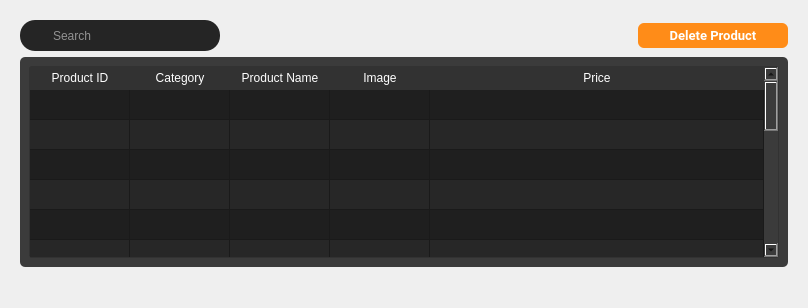
         <widget class="QWidget" name="delete_product">
          <layout class="QGridLayout" name="gridLayout_16">
           <item row="0" column="0">
            <widget class="QWidget" name="widget_42" native="true">
             <layout class="QGridLayout" name="gridLayout_15">
              <property name="bottomMargin">
               <number>30</number>
              </property>
              <item row="0" column="0">
               <widget class="QWidget" name="widget_43" native="true">
                <layout class="QHBoxLayout" name="horizontalLayout_14">
                 <property name="spacing">
                  <number>0</number>
                 </property>
                 <property name="leftMargin">
                  <number>0</number>
                 </property>
                 <property name="topMargin">
                  <number>0</number>
                 </property>
                 <property name="rightMargin">
                  <number>0</number>
                 </property>
                 <property name="bottomMargin">
                  <number>0</number>
                 </property>
                 <item alignment="Qt::AlignLeft|Qt::AlignTop">
                  <widget class="QWidget" name="search_frame_3" native="true">
                   <property name="minimumSize">
                    <size>
                     <width>200</width>
                     <height>0</height>
                    </size>
                   </property>
                   <property name="styleSheet">
                    <string notr="true">#search_frame_3{

	border-radius: 15px;
	background-color:#252525;
}
#search_frame_3 QPushButton{
	
	padding: 5px 5px;
	border-radius:5px;

	
}
#search_frame_3 QLineEdit{
	border: none;
	color: white;

}

#seach_frame_3 QPushButton::pressed {

	padding-left:10px;

}
</string>
                   </property>
                   <layout class="QVBoxLayout" name="verticalLayout_17">
                    <property name="leftMargin">
                     <number>2</number>
                    </property>
                    <property name="topMargin">
                     <number>2</number>
                    </property>
                    <property name="rightMargin">
                     <number>2</number>
                    </property>
                    <property name="bottomMargin">
                     <number>2</number>
                    </property>
                    <item>
                     <layout class="QHBoxLayout" name="horizontalLayout_15">
                      <property name="spacing">
                       <number>2</number>
                      </property>
                      <property name="leftMargin">
                       <number>2</number>
                      </property>
                      <property name="topMargin">
                       <number>2</number>
                      </property>
                      <property name="rightMargin">
                       <number>2</number>
                      </property>
                      <item>
                       <widget class="QPushButton" name="pushButton_17">
                        <property name="minimumSize">
                         <size>
                          <width>25</width>
                          <height>25</height>
                         </size>
                        </property>
                        <property name="maximumSize">
                         <size>
                          <width>25</width>
                          <height>25</height>
                         </size>
                        </property>
                        <property name="font">
                         <font>
                          <family>Roboto</family>
                          <pointsize>10</pointsize>
                          <bold>true</bold>
                         </font>
                        </property>
                        <property name="styleSheet">
                         <string notr="true">background-color: none;
border-radius:15px;
</string>
                        </property>
                        <property name="text">
                         <string/>
                        </property>
                        <property name="icon">
                         <iconset resource="resource1.qrc">
                          <normaloff>:/iCons/icons/icons8-search-26.png</normaloff>:/iCons/icons/icons8-search-26.png</iconset>
                        </property>
                       </widget>
                      </item>
                      <item>
                       <widget class="QLineEdit" name="lineEdit_5">
                        <property name="styleSheet">
                         <string notr="true">background-color: rgb(37, 37, 37);</string>
                        </property>
                        <property name="placeholderText">
                         <string>Search</string>
                        </property>
                       </widget>
                      </item>
                     </layout>
                    </item>
                   </layout>
                  </widget>
                 </item>
                 <item>
                  <spacer name="horizontalSpacer_5">
                   <property name="orientation">
                    <enum>Qt::Horizontal</enum>
                   </property>
                   <property name="sizeHint" stdset="0">
                    <size>
                     <width>418</width>
                     <height>20</height>
                    </size>
                   </property>
                  </spacer>
                 </item>
                 <item>
                  <widget class="QPushButton" name="update_prod_button_2">
                   <property name="minimumSize">
                    <size>
                     <width>150</width>
                     <height>25</height>
                    </size>
                   </property>
                   <property name="maximumSize">
                    <size>
                     <width>150</width>
                     <height>25</height>
                    </size>
                   </property>
                   <property name="font">
                    <font>
                     <family>Roboto</family>
                     <pointsize>10</pointsize>
                     <bold>true</bold>
                    </font>
                   </property>
                   <property name="styleSheet">
                    <string notr="true">QPushButton {
    padding: 6px 14px;
    font-family: &quot;Roboto&quot;, sans-serif;
    border-radius: 6px;
    border: none;
    color: white;
    background: #FF8C18;
    box-shadow: 0px 0.5px 1.5px rgba(54, 122, 246, 0.25), inset 0px 0.8px 0px -0.25px rgba(255, 255, 255, 0.2);
    user-select: none;
    -webkit-user-select: none;
    touch-action: manipulation;
    transition: background-color 0.2s, box-shadow 0.2s; 
}
QPushButton::pressed {
    background-color: #B7B7B7;
    box-shadow: 0px 1px 2px rgba(0, 0, 0, 0.5) inset;
	color:black;
}
QPushButton:hover {
    background-color: #FFA54E; 
}</string>
                   </property>
                   <property name="text">
                    <string>Delete Product</string>
                   </property>
                   <property name="checkable">
                    <bool>true</bool>
                   </property>
                   <property name="autoExclusive">
                    <bool>true</bool>
                   </property>
                  </widget>
                 </item>
                </layout>
               </widget>
              </item>
              <item row="1" column="0">
               <widget class="QWidget" name="widget_45" native="true">
                <property name="sizePolicy">
                 <sizepolicy hsizetype="Preferred" vsizetype="Expanding">
                  <horstretch>0</horstretch>
                  <verstretch>0</verstretch>
                 </sizepolicy>
                </property>
                <property name="styleSheet">
                 <string notr="true">background-color: rgb(59, 59, 59);
border-radius:5px;
</string>
                </property>
                <layout class="QVBoxLayout" name="verticalLayout_18">
                 <item>
                  <widget class="QTableWidget" name="delete_prod_table">
                   <property name="sizePolicy">
                    <sizepolicy hsizetype="Expanding" vsizetype="Expanding">
                     <horstretch>50</horstretch>
                     <verstretch>0</verstretch>
                    </sizepolicy>
                   </property>
                   <property name="styleSheet">
                    <string notr="true">QTableWidget {
    background-color: #1F1F1F;
    border-radius: 3px;
    border: 1px solid rgb(50, 50, 50);
}

QTableWidget::section {
    border: none;
    border-bottom: 1px solid #d0c6ff;
    text-align: center; /* Set text alignment to center */
    padding: 3px 5px;
}

QHeaderView::section {
    background-color: rgb(50, 50, 50);
    color: white;
    border: none;
    border-bottom: 1px solid rgb(50, 50, 50);
    text-align: center; /* Set text alignment to center */
    padding: 2px 4px;
}

QTableView::item {
    color: white;
    padding: 5px;
    text-align: center; /* Set text alignment to center */
}

QTableView::item:alternate {
    background-color: #272727; 
}

QScrollBar:vertical {
    border: none;
    background: #3B3B3B;
    width: 10px;
    margin: 0px 0px 0px 0px;
}

QScrollBar::handle:vertical {
    background-color: #606060;
    min-height: 20px;
    border-radius: 5px;
}

QScrollBar::add-line:vertical,
QScrollBar::sub-line:vertical {
    border: none;
    background: none;
}

QScrollBar::add-page:vertical,
QScrollBar::sub-page:vertical {
    background: none;
}

QScrollBar:hover {
    opacity: 0.7;
}
</string>
                   </property>
                   <property name="alternatingRowColors">
                    <bool>true</bool>
                   </property>
                   <property name="sortingEnabled">
                    <bool>true</bool>
                   </property>
                   <attribute name="horizontalHeaderCascadingSectionResizes">
                    <bool>true</bool>
                   </attribute>
                   <attribute name="horizontalHeaderStretchLastSection">
                    <bool>true</bool>
                   </attribute>
                   <attribute name="verticalHeaderVisible">
                    <bool>false</bool>
                   </attribute>
                   <attribute name="verticalHeaderCascadingSectionResizes">
                    <bool>false</bool>
                   </attribute>
                   <attribute name="verticalHeaderShowSortIndicator" stdset="0">
                    <bool>false</bool>
                   </attribute>
                   <attribute name="verticalHeaderStretchLastSection">
                    <bool>false</bool>
                   </attribute>
                   <row>
                    <property name="text">
                     <string/>
                    </property>
                   </row>
                   <row>
                    <property name="text">
                     <string/>
                    </property>
                   </row>
                   <row>
                    <property name="text">
                     <string/>
                    </property>
                   </row>
                   <row>
                    <property name="text">
                     <string/>
                    </property>
                   </row>
                   <row>
                    <property name="text">
                     <string/>
                    </property>
                   </row>
                   <row>
                    <property name="text">
                     <string/>
                    </property>
                   </row>
                   <row>
                    <property name="text">
                     <string/>
                    </property>
                   </row>
                   <row>
                    <property name="text">
                     <string/>
                    </property>
                   </row>
                   <row>
                    <property name="text">
                     <string/>
                    </property>
                   </row>
                   <row>
                    <property name="text">
                     <string/>
                    </property>
                   </row>
                   <row>
                    <property name="text">
                     <string/>
                    </property>
                   </row>
                   <row>
                    <property name="text">
                     <string/>
                    </property>
                   </row>
                   <row>
                    <property name="text">
                     <string/>
                    </property>
                   </row>
                   <row>
                    <property name="text">
                     <string/>
                    </property>
                   </row>
                   <row>
                    <property name="text">
                     <string/>
                    </property>
                   </row>
                   <row>
                    <property name="text">
                     <string/>
                    </property>
                   </row>
                   <column>
                    <property name="text">
                     <string>Product ID</string>
                    </property>
                   </column>
                   <column>
                    <property name="text">
                     <string>Category</string>
                    </property>
                   </column>
                   <column>
                    <property name="text">
                     <string>Product Name</string>
                    </property>
                   </column>
                   <column>
                    <property name="text">
                     <string>Image</string>
                    </property>
                   </column>
                   <column>
                    <property name="text">
                     <string>Price</string>
                    </property>
                   </column>
                  </widget>
                 </item>
                </layout>
               </widget>
              </item>
             </layout>
            </widget>
           </item>
          </layout>
         </widget>
